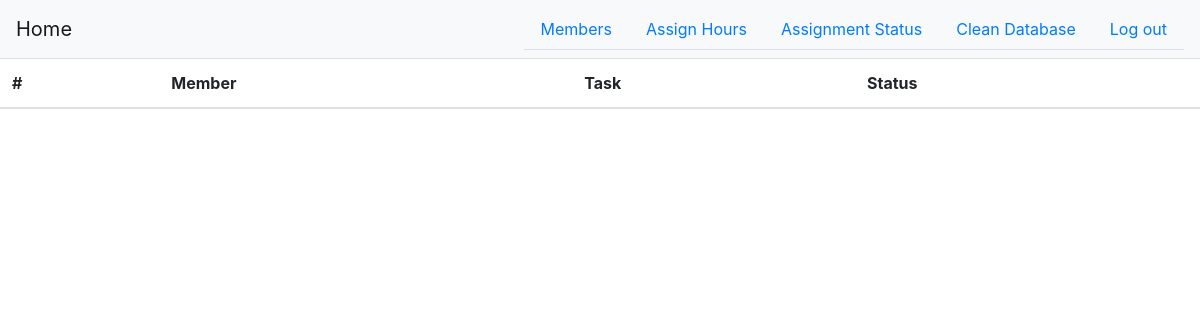
The app's page /assignment_status (signed in), older data.
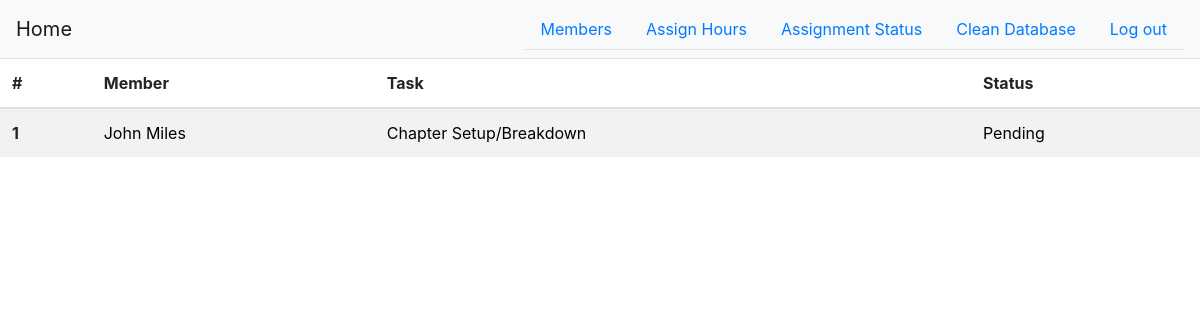
The same page, newer data.
### app.py (models this page shows, shortened)
class Member(db.Model):
    id = db.Column(db.Integer, primary_key=True)
    first = db.Column(db.Text)
    last = db.Column(db.Text)
    phone = db.Column(db.Text)
    email = db.Column(db.Text)
    status = db.Column(db.Text)
    active = db.Column(db.Boolean)
    hours = db.Column(db.Integer)
    assigned = db.Column(db.Boolean)

class CleanupHour(db.Model):
    id = db.Column(db.Integer, primary_key=True)
    name = db.Column(db.Text)
    task_id = db.Column(db.Integer)
    day = db.Column(db.Text)
    due_time = db.Column(db.Text)
    worth = db.Column(db.Integer)
    difficulty = db.Column(db.Integer)
    link = db.Column(db.Text)

class Assignment(db.Model):
    id = db.Column(db.Integer, primary_key=True)
    member_id = db.Column(db.Integer, db.ForeignKey('member.id'))
    task_id = db.Column(db.Integer, db.ForeignKey('cleanup_hour.id'))
    phone_number = db.Column(db.Text)
    response = db.Column(db.Text)

### app.py (the view)
@app.route('/assignment_status', methods=['GET', 'POST'])
@login_required
def assignment_status():
    assignments = Assignment.query.all()
    members_list = []
    tasks = []
    try:
        for assign in assignments:
            member = Member.query.get(assign.member_id)
            task = CleanupHour.query.get(assign.task_id)
            members_list.append(member)
            tasks.append(task)
    except Exception as e:
        print(e)
        print('There was a problem generating member-cleanup hour pairs from the assignments in the database')
    enumerated = range(len(assignments))
    return render_template('assignment_status.html', members=members_list, tasks=tasks, assignments=assignments,
                           enumerated=enumerated)

### app.py (called while the page is built)
@login_manager.user_loader
def load_user(user_id):
    return User.query.get(user_id)

### templates/assignment_status.html
{% extends "base.html" %}
{% block content %}
    <table class="table table-striped">
        <thead>
        <tr>
            <th scope="col">#</th>
            <th scope="col">Member</th>
            <th scope="col">Task</th>
            <th scope="col">Status</th>
        </tr>
        </thead>
        <tbody>
        {% for i in enumerated %}
            <tr>
                <th scope="row">{{ i + 1 }}</th>
                <td>
                    <a style="color:black" href="{{ url_for('member_page',identifier=members[i].id)}}">
                        {{ members[i].first + ' ' + members[i].last }}
                    </a>
                </td>
                <td>
                    <a style="color:black" href="{{ url_for('task_page',identifier=tasks[i].id)}}">
                        {{ tasks[i].name }}
                    </a>
                </td>
                <td>
                    <a style="color:black">{{ assignments[i].response }}</a>
                </td>
            </tr>
        {% endfor %}
        </tbody>
    </table>
{% endblock %}

### templates/base.html (shortened to what this page needs)
<!DOCTYPE html>
<html lang="en">
<head>
    <link rel="stylesheet" href="https://stackpath.bootstrapcdn.com/bootstrap/4.3.1/css/bootstrap.min.css">
</head>
<body>
<nav class="navbar navbar-light bg-light">
    <a class="navbar-brand" href="{{ url_for('index')}}">Home</a>
    {% if current_user.is_authenticated %}
        <ul class="nav nav-tabs">
            <li class="nav-item">
                <a class="nav-link" href="{{ url_for('members')}}">Members<span class="sr-only">(current)</span></a>
            </li>
            <li class="nav-item">
                <a class="nav-link" href="{{ url_for('assignment')}}">Assign Hours<span class="sr-only">(current)</span></a>
            </li>
            <li class="nav-item">
                <a class="nav-link" href="{{ url_for('assignment_status')}}">Assignment Status<span class="sr-only">(current)</span></a>
            </li>
            <li class="nav-item">
                <a class="nav-link" href="{{ url_for('delete')}}">Clean Database<span class="sr-only">(current)</span></a>
            </li>
            <li class="nav-item">
                <a class="nav-link" href="{{ url_for('logout') }}">Log out<span class="sr-only">(current)</span></a>
            </li>
        </ul>
    {% else %}
        <ul class="nav nav-tabs">
        <li class="nav-item">
            <a class="nav-link" href="{{ url_for('login') }}">Log In<span class="sr-only">(current)</span></a>
        </li>
        </ul>
    {% endif %}
</nav>
{% block content %}
{% endblock %}
</body>
</html>

Row changes from the older to the newer data that the page shows:
now on this page (row edited): Member: first+last "John Miles"
now on this page (row unchanged): CleanupHour: name "Chapter Setup/Breakdown"
added Assignment: response "Pending"
Text that changed along with them:
new list line: "1"
